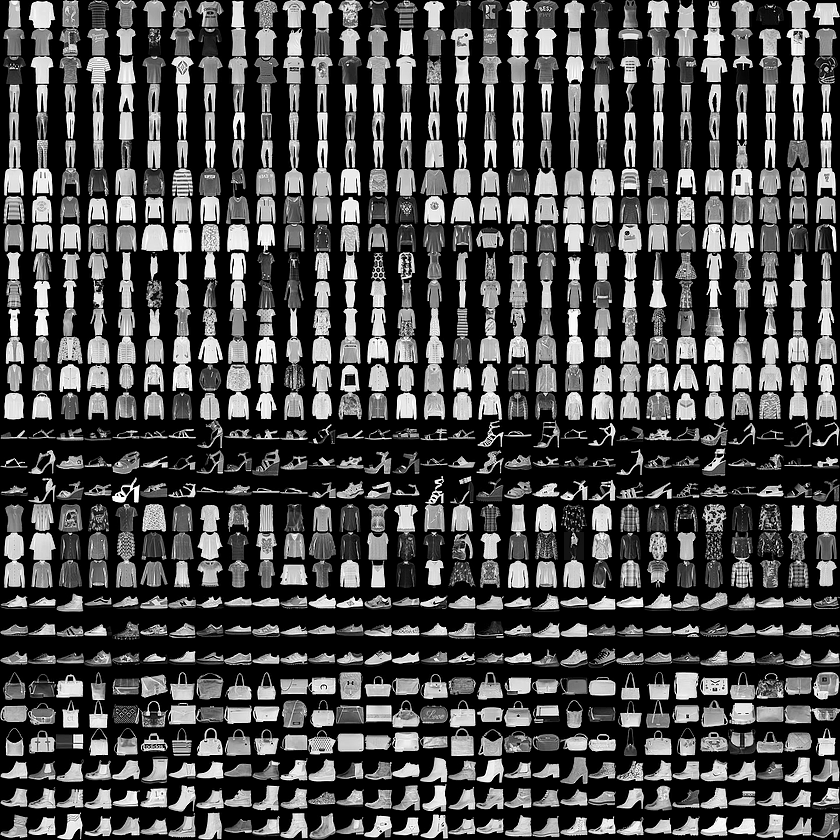
#> input picture datasets/fashion.png, 840 x 840 px, found by its file name
$ jupyter execute Fashion-MNIST.ipynb   (older library calls are emulated)
#> lines starting #> are read from the running program, lines starting #| are printed output that depends on the picture; long printed decimals are rounded
[cell 1]
import cv2
import matplotlib.pyplot as plt
import numpy as np

|label|class|
|-----|-----|
|0|T-shirt/top|
|1|Trouser|
|2|Pullover|
|3|Dress|
|4|Coat|
|5|Sandal|
|6|Shirt|
|7|Sneaker|
|8|Bag|
|9|Ankle boot|

[cell 2]
fashion = cv2.imread('figures/fashion.png', 0)
#> fashion is the input picture: shape (840, 840); min 0, max 255, mean 72

[cell 3]
plt.imshow(fashion[0:28, 0:28], cmap='gray')
plt.show()
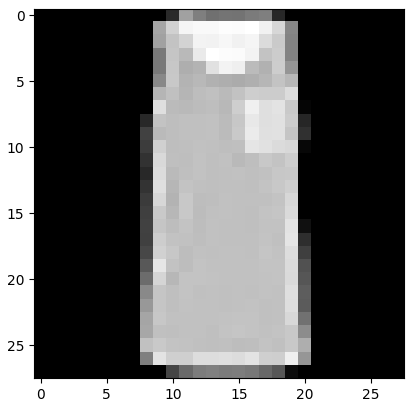
#> figure drawn by matplotlib, 1 panel

[cell 4]
cells = [np.hsplit(row, 30) for row in np.vsplit(fashion, 30)]
#> cells = 30 items

[cell 5]
features = np.array(cells, np.float32)

[cell 6]
train_features = features[:, :14].reshape(-1, (28 * 28))
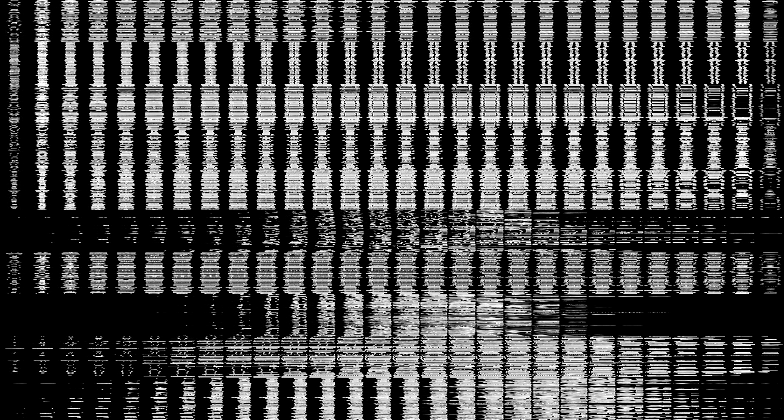
#> train_features: shape (420, 784) float32; min 0, max 255, mean 72.3
test_features = features[:, 14:28].reshape(-1, (28 * 28))
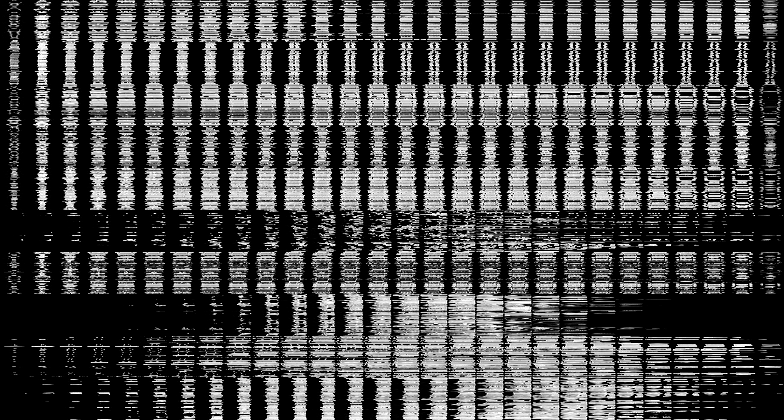
#> test_features: shape (420, 784) float32; min 0, max 255, mean 71.7

[cell 7]
k = np.arange(10)
train_labels = np.repeat(k, 42)[:, np.newaxis]
test_labels = train_labels.copy()

[cell 8]
knn = cv2.ml.KNearest_create()

[cell 9]
knn.train(train_features, cv2.ml.ROW_SAMPLE, train_labels)
#> Out = True

[cell 10]
ret, result, neighbors, dist = knn.findNearest(test_features, k=5)
#> ret = 6; result = 420 values, max 9 at index 243, min 0 at index 1, mean 4.42; neighbors = 420 rows, first 6: [6, 0, 6, 0, 6], [0, 0, 0, 0, 3], [0, 0, 0, 6, 6], [0, 0, 0, 3, 6], [0, 0, 0, 0, 0], [0, 0, 0, 0, 0]; dist = 420 rows, first 6: [1517786, 1605132, 1615820, 1671290, 1729880], [1543025, 1853283, 2218207, 2292936, 2293906], [1155153, 1236721, 1255374, 1292517, 1454106], [1659056, 2062361, 2181437, 2184081, 2207976], [1348469, 2337471, 2410412, 2430739, 2476856], [1392672, 1535544, 1627009, 1814173, 1817633]

[cell 11]
matches = np.equal(result, test_labels).astype(np.int)
#> matches = 420 values, max 1 at index 1, min 0 at index 0, mean 0.698
correct = np.count_nonzero(matches)
#> correct = 293
accuracy = correct * 100.00 / result.size
#> accuracy = 69.76
print('accuracy : {}'.format(accuracy))
#| accuracy : 69.762

[cell 12]
train_labels.ravel()

[cell 13]
top = train_features[train_labels.ravel() == 0]
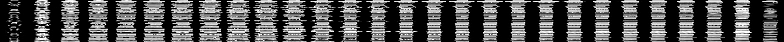
#> top: shape (42, 784) float32; min 0, max 255, mean 80
plt.scatter(top[:, 250], top[:, 780], 80, 'r', '^')
boot = train_features[train_labels.ravel() == 9]
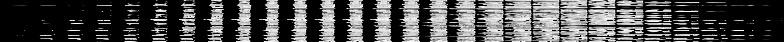
#> boot: shape (42, 784) float32; min 0, max 255, mean 76.3
plt.scatter(boot[:, 250], boot[:, 780], 80, 'b', 's')

plt.show()
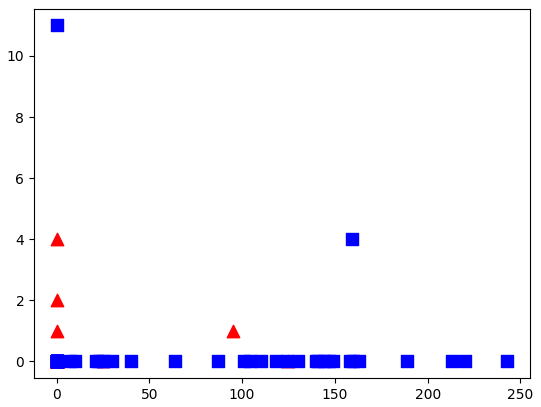
#> figure drawn by matplotlib, 1 panel
